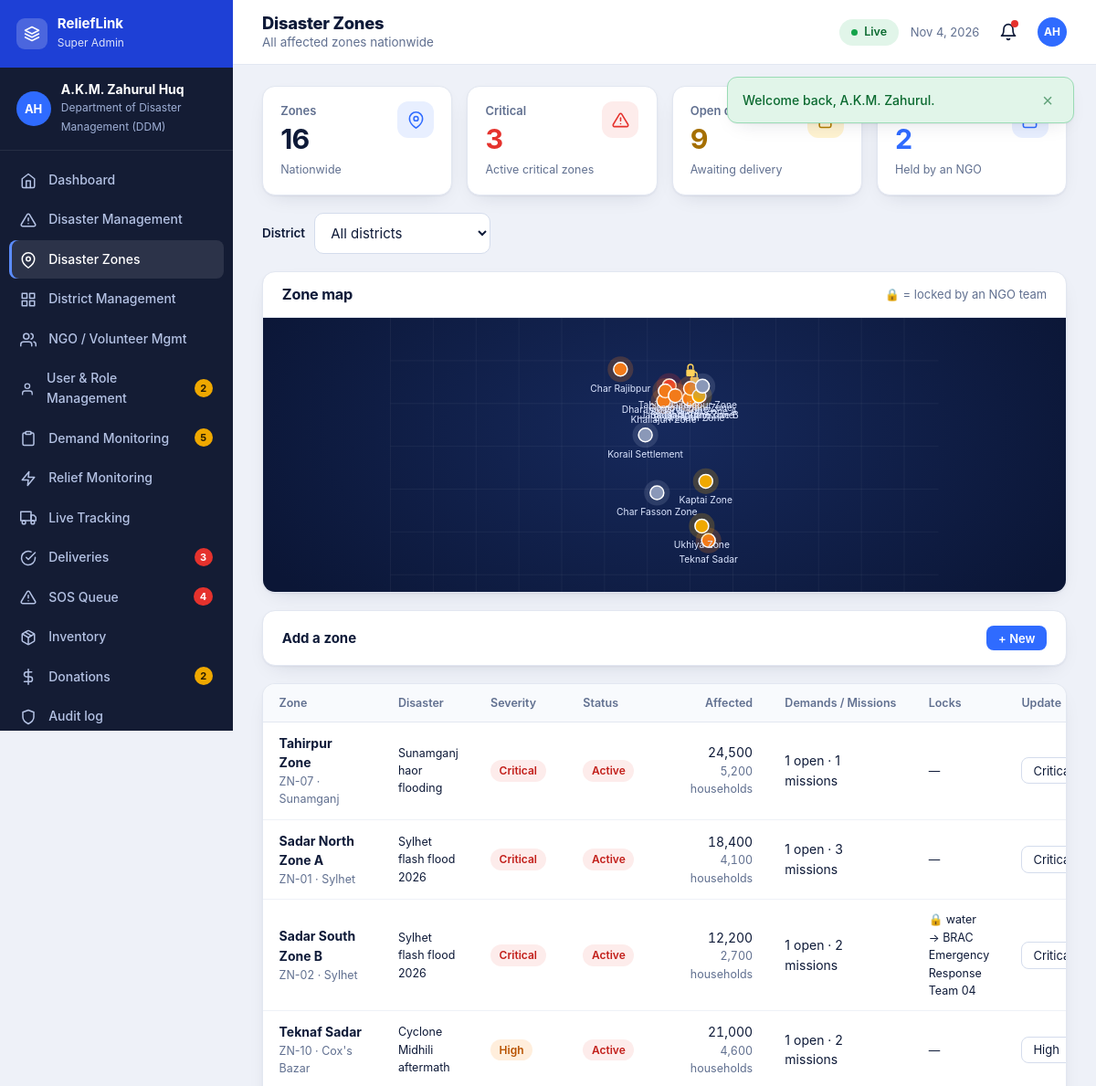
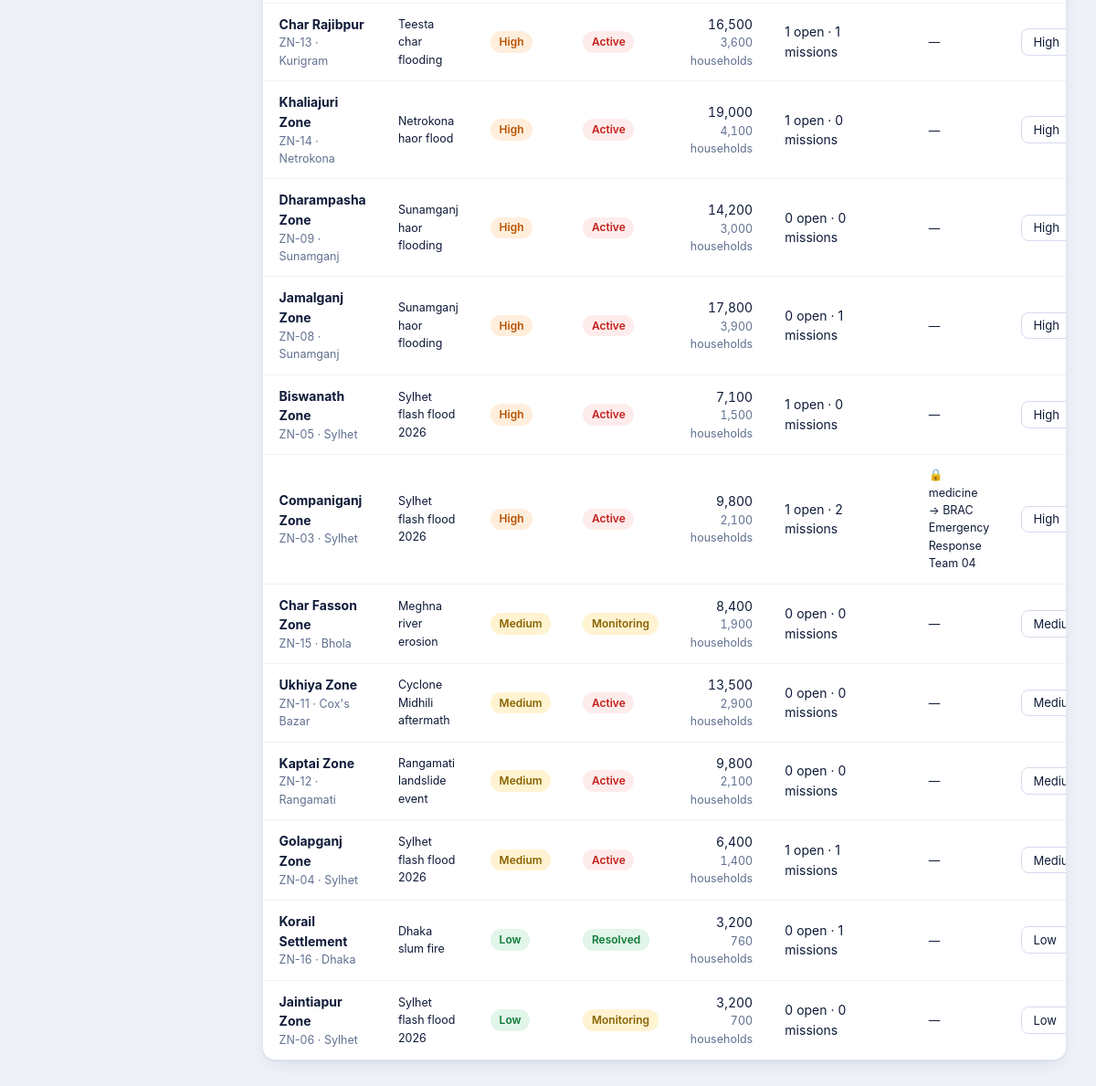
Screenshot of /dashboard/zones.php (signed in) with the database file from the repository (2 pictures, top to bottom).
### tables this page shows
CREATE TABLE users (
  id INT AUTO_INCREMENT PRIMARY KEY, first_name VARCHAR(60) NOT NULL, last_name VARCHAR(60) NOT NULL,
  email VARCHAR(150) NOT NULL UNIQUE, phone VARCHAR(15) NOT NULL UNIQUE, password_hash VARCHAR(255) NOT NULL,
  role ENUM('super_admin','district_admin','ngo','coordinator','audit') NOT NULL,
  district_id INT NULL, zone_id INT NULL, organization VARCHAR(150) NULL,
  status ENUM('pending','active','suspended') NOT NULL DEFAULT 'pending',
  settings TEXT NULL, last_login DATETIME NULL, created_at DATETIME NOT NULL DEFAULT CURRENT_TIMESTAMP,
  FOREIGN KEY (district_id) REFERENCES districts(id) ON DELETE SET NULL, INDEX (role, status)
);

CREATE TABLE zones (
  id INT AUTO_INCREMENT PRIMARY KEY, district_id INT NOT NULL, disaster_id INT NULL, name VARCHAR(100) NOT NULL, code VARCHAR(12) NULL,
  severity ENUM('low','medium','high','critical') NOT NULL DEFAULT 'medium', status ENUM('active','monitoring','resolved') NOT NULL DEFAULT 'active',
  affected_people INT NOT NULL DEFAULT 0, households INT NOT NULL DEFAULT 0, lat DECIMAL(8,5) NOT NULL, lng DECIMAL(8,5) NOT NULL,
  created_at DATETIME NOT NULL DEFAULT CURRENT_TIMESTAMP,
  FOREIGN KEY (district_id) REFERENCES districts(id), FOREIGN KEY (disaster_id) REFERENCES disasters(id) ON DELETE SET NULL, INDEX (district_id)
);

CREATE TABLE districts (
  id INT AUTO_INCREMENT PRIMARY KEY, name VARCHAR(60) NOT NULL UNIQUE, division VARCHAR(40) NOT NULL,
  lat DECIMAL(8,5) NOT NULL, lng DECIMAL(8,5) NOT NULL, INDEX (division)
);

CREATE TABLE disasters (
  id INT AUTO_INCREMENT PRIMARY KEY, title VARCHAR(160) NOT NULL,
  type ENUM('flood','cyclone','landslide','erosion','earthquake','fire','drought','other') NOT NULL,
  severity ENUM('low','medium','high','critical') NOT NULL, status ENUM('active','monitoring','resolved') NOT NULL DEFAULT 'active',
  district_id INT NOT NULL, affected_people INT NOT NULL DEFAULT 0, families INT NOT NULL DEFAULT 0, description TEXT NULL,
  declared_by INT NULL, declared_at DATETIME NOT NULL DEFAULT CURRENT_TIMESTAMP,
  FOREIGN KEY (district_id) REFERENCES districts(id), INDEX (status, severity)
);

### dashboard/zones.php (the view, shortened to what the rows shown need)
<?php
require __DIR__ . '/../includes/bootstrap.php';
require __DIR__ . '/../includes/layout.php';
$u = require_role(['super_admin', 'district_admin']);
$isSuper = $u['role'] === 'super_admin';
$fd = $isSuper ? (int)($_GET['district'] ?? 0) : (int)$u['district_id'];
$where = $fd ? ' WHERE z.district_id=?' : ''; $p = $fd ? [$fd] : [];
$zones = rows("SELECT z.*, di.name district, d.title dtitle,
  (SELECT COUNT(*) FROM demands x WHERE x.zone_id=z.id AND x.status IN ('pending','matched','dispatched')) open_dem,
  (SELECT COUNT(*) FROM relief_missions m WHERE m.zone_id=z.id AND m.status NOT IN ('cancelled')) missions,
  (SELECT GROUP_CONCAT(CONCAT(l.item_type,' → ',n.organization) SEPARATOR '; ') FROM zone_locks l JOIN users n ON n.id=l.ngo_id WHERE l.zone_id=z.id AND l.active_key=1) locks
  FROM zones z JOIN districts di ON di.id=z.district_id LEFT JOIN disasters d ON d.id=z.disaster_id$where ORDER BY FIELD(z.severity,'critical','high','medium','low'), di.name, z.name", $p);
$pts = array_map(fn($z) => ['name' => $z['name'], 'lat' => $z['lat'], 'lng' => $z['lng'], 'severity' => $z['severity'], 'status' => $z['status'], 'locked' => $z['locks'] ? 'NGO' : null], $zones);
dash_head('Disaster Zones', 'zones', $isSuper ? 'All affected zones nationwide' : $u['district_name'] . ' district zones');
?>
<section class="panel"><header><h2>Zone map</h2><span class="sub">🔒 = locked by an NGO team</span></header><div class="mapbox" style="height:300px" data-zones='<?= e(json_encode($pts)) ?>'></div></section>
      <div class="field"><label for="severity">Severity</label><select id="severity" name="severity"><?= opts(SEVERITIES, 'high') ?></select></div>
<section class="panel"><table class="tbl"><thead><tr><th>Zone</th><th>Disaster</th><th>Severity</th><th>Status</th><th class="num">Affected</th><th>Demands / Missions</th><th>Locks</th><th>Update</th></tr></thead><tbody>
<?php foreach ($zones as $z): ?><tr><td><b><?= e($z['name']) ?></b><small><?= e($z['code']) ?> · <?= e($z['district']) ?></small></td><td><small style="color:var(--ink)"><?= e($z['dtitle'] ?: '—') ?></small></td><td><?= badge($z['severity']) ?></td><td><?= badge($z['status']) ?></td><td class="num"><?= number_format($z['affected_people']) ?><small><?= number_format($z['households']) ?> households</small></td>
  <td><?= (int)$z['open_dem'] ?> open · <?= (int)$z['missions'] ?> missions</td><td><small style="color:var(--ink)"><?= $z['locks'] ? '🔒 ' . e($z['locks']) : '—' ?></small></td>
  <td><form method="post"><select name="severity" aria-label="Severity"><?= opts(SEVERITIES, $z['severity']) ?></select></form></td></tr>
<?php endforeach; if (!$zones) echo empty_row(8, 'No zones yet.'); ?></tbody></table></section>
<?php dash_foot();

### includes/layout.php (shortened to what the rows shown need)
<?php
function head(string $title, string $bodyClass = ''): void {
    $u = user(); $st = $u ? user_settings($u['settings'] ?? null) : [];
    echo '<!doctype html><html lang="en"><head><meta charset="utf-8"><meta name="viewport" content="width=1280">'
       . '<title>' . e($title) . ' · ' . e(APP_NAME) . '</title>'
       . '<link rel="icon">'
       . '<link rel="stylesheet" href="' . e(url('assets/css/style.css')) . '"></head>'
       . '<body class="' . e($bodyClass) . ($st && !empty($st['datasaver']) ? ' data-saver' : '') . '" data-base="' . e(base_path()) . '" data-csrf="' . e(csrf_token()) . '"'
       . ($u ? ' data-offline="' . (int)$st['offline'] . '" data-autosync="' . (int)$st['autosync'] . '" data-datasaver="' . (int)$st['datasaver'] . '" data-uid="' . (int)$u['id'] . '"' : '') . '>';
}
function icon(string $n): string {
    return '<svg viewBox="0 0 24 24" aria-hidden="true">' . ($p[$n] ?? $p['grid']) . '</svg>';
}
function district_scope(array $u, string $col): array {
    return in_array($u['role'], ['district_admin', 'coordinator'], true) && $u['district_id'] ? [" AND $col = ?", [(int)$u['district_id']]] : ['', []];
}
function dash_counts(array $u): array {
    $c = []; $r = $u['role'];
    [$dsd, $dpd] = district_scope($u, 'district_id');
    if (in_array($r, ['super_admin', 'district_admin'], true)) $c['demands'] = [(int)val("SELECT COUNT(*) FROM demands WHERE status='pending'$dsd", $dpd), 'amber'];
    if (in_array($r, ['super_admin', 'district_admin'], true)) $c['sos'] = (int)val("SELECT COUNT(*) FROM sos_requests WHERE status='new'$dsd", $dpd);
    if (in_array($r, ['super_admin', 'audit'], true)) { $c['deliveries'] = (int)val("SELECT COUNT(*) FROM deliveries WHERE status='pending'"); $c['donations'] = [(int)val("SELECT COUNT(*) FROM donations WHERE status='pending'"), 'amber']; }
    if ($r === 'super_admin') $c['users'] = [(int)val("SELECT COUNT(*) FROM users WHERE status='pending'"), 'amber'];
    $c['notifications'] = (int)val('SELECT COUNT(*) FROM notifications WHERE user_id=? AND is_read=0', [(int)$u['id']]);
    return $c;
}
function dash_head(string $title, string $active, string $sub = ''): void {
    $u = user();
    head($title, 'dash-page role-' . ($u['role'] ?? ''));
    $counts = dash_counts($u);
    $ini = mb_substr($u['first_name'], 0, 1) . mb_substr($u['last_name'], 0, 1);
    echo '<div class="dash"><aside class="side"><div class="side-head"><span class="mark">' . icon('layers') . '</span><div><b>ReliefLink</b><small>' . e(ROLES[$u['role']][0]) . '</small></div></div>'
       . '<div class="who"><span class="av">' . e($ini) . '</span><div><b>' . e($u['first_name'] . ' ' . $u['last_name']) . '</b><small>' . e($u['organization'] ?: ($u['district_name'] ?: 'National')) . '</small></div></div><nav aria-label="Dashboard">';
    echo '</nav><div class="side-foot"><a href="' . e(url('')) . '">' . icon('external') . 'Public Site</a><a href="' . e(url('logout.php')) . '">' . icon('logout') . 'Sign Out</a></div></aside>'
       . '<div class="main"><header class="top"><div><h1>' . e($title) . '</h1>' . ($sub ? '<p>' . e($sub) . '</p>' : '') . '</div>'
       . '<div class="top-r"><span class="net-pill" data-net><i></i><span>Live</span></span><span class="date-pill">' . date('M j, Y') . '</span><a class="bell" href="' . e(url('dashboard/notifications.php')) . '" title="Notifications" aria-label="Notifications">' . icon('bell') . (($counts['notifications'] ?? 0) ? '<em></em>' : '') . '</a><span class="av sm">' . e($ini) . '</span></div></header><main class="content">';
}
function dash_foot(): void {
    echo '</main></div></div><script src="' . e(url('assets/js/map.js')) . '"></script><script src="' . e(url('assets/js/charts.js')) . '"></script><script src="' . e(url('assets/js/main.js')) . '"></script></body></html>';
}

### includes/bootstrap.php (shortened to what the rows shown need)
<?php
function base_path(): string {
    static $b = null;
    if ($b !== null) return $b;
    $root = str_replace('\\', '/', (string)realpath(__DIR__ . '/..'));
    $doc  = str_replace('\\', '/', (string)realpath($_SERVER['DOCUMENT_ROOT'] ?? ''));
    if ($doc !== '' && strpos($root, $doc) === 0) return $b = rtrim(substr($root, strlen($doc)), '/');
    $dir = str_replace('\\', '/', dirname($_SERVER['SCRIPT_NAME'] ?? ''));
    $dir = preg_replace('#/(dashboard|api)$#', '', $dir);
    return $b = rtrim($dir === '/' ? '' : $dir, '/');
}
function url(string $path = ''): string { return base_path() . '/' . ltrim($path, '/'); }
function e($v): string { return htmlspecialchars((string)$v, ENT_QUOTES | ENT_SUBSTITUTE, 'UTF-8'); }
function opts(array $items, ?string $sel = null): string {
    $o = '';
    foreach ($items as $i) $o .= '<option value="' . e($i) . '"' . ((string)$sel === (string)$i ? ' selected' : '') . '>' . e(ucfirst(str_replace('_', ' ', (string)$i))) . '</option>';
    return $o;
}
function badge(string $status): string {
    static $map = [
        'critical' => 'red', 'high' => 'orange', 'medium' => 'amber', 'low' => 'green',
        'active' => 'red', 'monitoring' => 'amber', 'resolved' => 'green',
        'pending' => 'amber', 'confirmed' => 'green', 'verified' => 'green', 'rejected' => 'red',
        'new' => 'red', 'assigned' => 'blue', 'planned' => 'gray', 'in_transit' => 'blue',
        'completed' => 'green', 'cancelled' => 'gray', 'suspended' => 'red',
    ];
    return '<span class="badge b-' . ($map[$status] ?? 'gray') . '">' . e(ucfirst(str_replace('_', ' ', $status))) . '</span>';
}
function db(): PDO {
    static $pdo = null;
    if ($pdo) return $pdo;
    try {
        $pdo = new PDO('mysql:host=' . DB_HOST . ';dbname=' . DB_NAME . ';charset=utf8mb4', DB_USER, DB_PASS, [
            PDO::ATTR_ERRMODE => PDO::ERRMODE_EXCEPTION,
            PDO::ATTR_DEFAULT_FETCH_MODE => PDO::FETCH_ASSOC,
            PDO::ATTR_EMULATE_PREPARES => false,
        ]);
        $pdo->exec("SET time_zone = '+06:00'");
    } catch (PDOException $ex) {
        http_response_code(500);
        exit('<h1>Database connection failed</h1><p>Import <code>database/schema.sql</code> and check <code>config/config.php</code>.</p>');
    }
    return $pdo;
}
function q(string $sql, array $p = []): PDOStatement {
    $st = db()->prepare($sql);
    foreach (array_values($p) as $i => $v) {
        $st->bindValue($i + 1, $v, $v === null ? PDO::PARAM_NULL : (is_int($v) ? PDO::PARAM_INT : PDO::PARAM_STR));
    }
    $st->execute();
    return $st;
}
function rows(string $sql, array $p = []): array { return q($sql, $p)->fetchAll(); }
function row(string $sql, array $p = []): ?array { $r = q($sql, $p)->fetch(); return $r ?: null; }
function val(string $sql, array $p = []) { $r = q($sql, $p)->fetch(PDO::FETCH_NUM); return $r ? $r[0] : null; }
function csrf_token(): string {
    return $_SESSION['csrf'];
}
function user(): ?array {
    static $u = false;
    if ($u !== false) return $u;
    $u = null;
    if (!empty($_SESSION['uid'])) {
        $u = row('SELECT u.*, d.name AS district_name FROM users u LEFT JOIN districts d ON d.id=u.district_id WHERE u.id=?', [(int)$_SESSION['uid']]);
    }
    return $u;
}
function require_role(array $roles): array {
    $u = user();
    return $u;
}
function user_settings(?string $json): array {
    $d = ['alert_sos' => 1, 'alert_mission' => 1, 'alert_demand' => 1, 'alert_system' => 1, 'email' => 1, 'sms' => 1, 'offline' => 1, 'autosync' => 1, 'datasaver' => 0];
    $j = $json ? json_decode($json, true) : null;
    return is_array($j) ? array_merge($d, array_map('intval', $j)) : $d;
}

### rows the page displays
users: role "Super Admin", ini "AH", first_name+last_name "A.K.M. Zahurul Huq", organization "Department of Disaster Management (DDM)"
zones: name "Tahirpur Zone", code "ZN-07", district.name "Sunamganj", disaster.title "Sunamganj haor flooding", severity "Critical Active", affected_people "24,500", households "5,200", open_dem "1", missions "1", severity "Critical"
zones: name "Sadar North Zone A", code "ZN-01", district.name "Sylhet", disaster.title "Sylhet flash flood 2026", severity "Critical Active", affected_people "18,400", households "4,100", open_dem "1", missions "3", severity "Critical"
zones: name "Sadar South Zone B", code "ZN-02", district.name "Sylhet", disaster.title "Sylhet flash flood 2026", severity "Critical Active", affected_people "12,200", households "2,700", open_dem "1", missions "2", locks "water → BRAC Emergency Response Team 04", severity "Critical"
zones: name "Teknaf Sadar", code "ZN-10", district.name "Cox's Bazar", disaster.title "Cyclone Midhili aftermath", severity "High Active", affected_people "21,000", households "4,600", open_dem "1", missions "2", severity "High"
zones: name "Char Rajibpur", code "ZN-13", district.name "Kurigram", disaster.title "Teesta char flooding", severity "High Active", affected_people "16,500", households "3,600", open_dem "1", missions "1", severity "High"
zones: name "Khaliajuri Zone", code "ZN-14", district.name "Netrokona", disaster.title "Netrokona haor flood", severity "High Active", affected_people "19,000", households "4,100", open_dem "1", missions "0", severity "High"
zones: name "Dharampasha Zone", code "ZN-09", district.name "Sunamganj", disaster.title "Sunamganj haor flooding", severity "High Active", affected_people "14,200", households "3,000", open_dem "0", missions "0", severity "High"
zones: name "Jamalganj Zone", code "ZN-08", district.name "Sunamganj", disaster.title "Sunamganj haor flooding", severity "High Active", affected_people "17,800", households "3,900", open_dem "0", missions "1", severity "High"
zones: name "Biswanath Zone", code "ZN-05", district.name "Sylhet", disaster.title "Sylhet flash flood 2026", severity "High Active", affected_people "7,100", households "1,500", open_dem "1", missions "0", severity "High"
zones: name "Companiganj Zone", code "ZN-03", district.name "Sylhet", disaster.title "Sylhet flash flood 2026", severity "High Active", affected_people "9,800", households "2,100", open_dem "1", missions "2", locks "medicine → BRAC Emergency Response Team 04", severity "High"
zones: name "Char Fasson Zone", code "ZN-15", district.name "Bhola", disaster.title "Meghna river erosion", severity "Medium Monitoring", affected_people "8,400", households "1,900", open_dem "0", missions "0", severity "Medium"
zones: name "Ukhiya Zone", code "ZN-11", district.name "Cox's Bazar", disaster.title "Cyclone Midhili aftermath", severity "Medium Active", affected_people "13,500", households "2,900", open_dem "0", missions "0", severity "Medium"
zones: name "Kaptai Zone", code "ZN-12", district.name "Rangamati", disaster.title "Rangamati landslide event", severity "Medium Active", affected_people "9,800", households "2,100", open_dem "0", missions "0", severity "Medium"
zones: name "Golapganj Zone", code "ZN-04", district.name "Sylhet", disaster.title "Sylhet flash flood 2026", severity "Medium Active", affected_people "6,400", households "1,400", open_dem "1", missions "1", severity "Medium"
zones: name "Korail Settlement", code "ZN-16", district.name "Dhaka", disaster.title "Dhaka slum fire", severity "Low Resolved", affected_people "3,200", households "760", open_dem "0", missions "1", severity "Low"
zones: name "Jaintiapur Zone", code "ZN-06", district.name "Sylhet", disaster.title "Sylhet flash flood 2026", severity "Low Monitoring", affected_people "3,200", households "700", open_dem "0", missions "0", severity "Low"

### other values shown
$m "Welcome back, A.K.M. Zahurul."
$label "Dashboard"
$label "Disaster Management"
$label "Disaster Zones"
$label "District Management"
$label "NGO / Volunteer Mgmt"
$label "User & Role Management"
$n "2"
$label "Demand Monitoring"
$n "5"
$label "Relief Monitoring"
$label "Live Tracking"
$label "Deliveries"
$n "3"
$label "SOS Queue"
